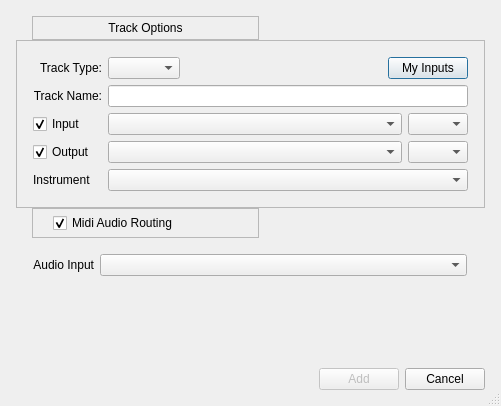
<?xml version="1.0" encoding="UTF-8"?>
<ui version="4.0">
 <class>CreateTrackBase</class>
 <widget class="QDialog" name="CreateTrackBase">
  <property name="windowModality">
   <enum>Qt::NonModal</enum>
  </property>
  <property name="geometry">
   <rect>
    <x>0</x>
    <y>0</y>
    <width>501</width>
    <height>406</height>
   </rect>
  </property>
  <property name="windowTitle">
   <string>OOStudio: Create Track</string>
  </property>
  <property name="sizeGripEnabled">
   <bool>true</bool>
  </property>
  <property name="modal">
   <bool>false</bool>
  </property>
  <layout class="QVBoxLayout" name="verticalLayout_4">
   <property name="spacing">
    <number>0</number>
   </property>
   <property name="margin">
    <number>16</number>
   </property>
   <item>
    <layout class="QHBoxLayout" name="horizontalLayout_6">
     <property name="spacing">
      <number>0</number>
     </property>
     <item>
      <spacer name="horizontalSpacer_5">
       <property name="orientation">
        <enum>Qt::Horizontal</enum>
       </property>
       <property name="sizeType">
        <enum>QSizePolicy::Fixed</enum>
       </property>
       <property name="sizeHint" stdset="0">
        <size>
         <width>16</width>
         <height>20</height>
        </size>
       </property>
      </spacer>
     </item>
     <item>
      <widget class="QFrame" name="topLabelFrame">
       <property name="sizePolicy">
        <sizepolicy hsizetype="Expanding" vsizetype="Fixed">
         <horstretch>0</horstretch>
         <verstretch>0</verstretch>
        </sizepolicy>
       </property>
       <property name="frameShape">
        <enum>QFrame::StyledPanel</enum>
       </property>
       <property name="frameShadow">
        <enum>QFrame::Raised</enum>
       </property>
       <layout class="QVBoxLayout" name="verticalLayout_3">
        <property name="spacing">
         <number>0</number>
        </property>
        <property name="leftMargin">
         <number>20</number>
        </property>
        <property name="topMargin">
         <number>4</number>
        </property>
        <property name="rightMargin">
         <number>20</number>
        </property>
        <property name="bottomMargin">
         <number>4</number>
        </property>
        <item>
         <widget class="QLabel" name="topLabel">
          <property name="text">
           <string>Track Options</string>
          </property>
          <property name="alignment">
           <set>Qt::AlignCenter</set>
          </property>
         </widget>
        </item>
       </layout>
      </widget>
     </item>
     <item>
      <spacer name="horizontalSpacer_6">
       <property name="orientation">
        <enum>Qt::Horizontal</enum>
       </property>
       <property name="sizeHint" stdset="0">
        <size>
         <width>40</width>
         <height>20</height>
        </size>
       </property>
      </spacer>
     </item>
    </layout>
   </item>
   <item>
    <widget class="QFrame" name="trackOptionsFrame">
     <property name="frameShape">
      <enum>QFrame::StyledPanel</enum>
     </property>
     <property name="frameShadow">
      <enum>QFrame::Raised</enum>
     </property>
     <layout class="QGridLayout" name="gridLayout_2">
      <property name="margin">
       <number>16</number>
      </property>
      <item row="3" column="0">
       <widget class="QCheckBox" name="chkInput">
        <property name="toolTip">
         <string>Create Input routing</string>
        </property>
        <property name="text">
         <string>Input</string>
        </property>
        <property name="checked">
         <bool>true</bool>
        </property>
       </widget>
      </item>
      <item row="4" column="0">
       <widget class="QCheckBox" name="chkOutput">
        <property name="toolTip">
         <string>Create Output routing</string>
        </property>
        <property name="text">
         <string>Output</string>
        </property>
        <property name="checked">
         <bool>true</bool>
        </property>
       </widget>
      </item>
      <item row="0" column="1">
       <layout class="QHBoxLayout" name="horizontalLayout">
        <property name="leftMargin">
         <number>0</number>
        </property>
        <item>
         <widget class="QComboBox" name="cmbType">
          <property name="sizePolicy">
           <sizepolicy hsizetype="Fixed" vsizetype="Fixed">
            <horstretch>0</horstretch>
            <verstretch>0</verstretch>
           </sizepolicy>
          </property>
          <property name="sizeAdjustPolicy">
           <enum>QComboBox::AdjustToContents</enum>
          </property>
         </widget>
        </item>
        <item>
         <spacer name="horizontalSpacer_2">
          <property name="orientation">
           <enum>Qt::Horizontal</enum>
          </property>
          <property name="sizeHint" stdset="0">
           <size>
            <width>40</width>
            <height>20</height>
           </size>
          </property>
         </spacer>
        </item>
        <item>
         <widget class="QPushButton" name="btnMyInput">
          <property name="text">
           <string>My Inputs</string>
          </property>
         </widget>
        </item>
       </layout>
      </item>
      <item row="0" column="0">
       <widget class="QLabel" name="label">
        <property name="text">
         <string>Track Type:</string>
        </property>
        <property name="alignment">
         <set>Qt::AlignRight|Qt::AlignTrailing|Qt::AlignVCenter</set>
        </property>
       </widget>
      </item>
      <item row="1" column="1">
       <widget class="QLineEdit" name="txtName"/>
      </item>
      <item row="4" column="1">
       <layout class="QHBoxLayout" name="horizontalLayout_4">
        <item>
         <widget class="QComboBox" name="cmbOutput">
          <property name="sizePolicy">
           <sizepolicy hsizetype="Expanding" vsizetype="Fixed">
            <horstretch>0</horstretch>
            <verstretch>0</verstretch>
           </sizepolicy>
          </property>
         </widget>
        </item>
        <item>
         <widget class="QComboBox" name="cmbOutChannel">
          <property name="sizePolicy">
           <sizepolicy hsizetype="Fixed" vsizetype="Fixed">
            <horstretch>0</horstretch>
            <verstretch>0</verstretch>
           </sizepolicy>
          </property>
          <property name="maximumSize">
           <size>
            <width>60</width>
            <height>16777215</height>
           </size>
          </property>
         </widget>
        </item>
       </layout>
      </item>
      <item row="5" column="1">
       <widget class="QComboBox" name="cmbInstrument">
        <property name="sizePolicy">
         <sizepolicy hsizetype="Expanding" vsizetype="Fixed">
          <horstretch>0</horstretch>
          <verstretch>0</verstretch>
         </sizepolicy>
        </property>
        <property name="insertPolicy">
         <enum>QComboBox::InsertAlphabetically</enum>
        </property>
       </widget>
      </item>
      <item row="5" column="0">
       <widget class="QLabel" name="lblInstrument">
        <property name="text">
         <string>Instrument</string>
        </property>
       </widget>
      </item>
      <item row="3" column="1">
       <layout class="QHBoxLayout" name="horizontalLayout_3">
        <item>
         <widget class="QComboBox" name="cmbInput">
          <property name="sizePolicy">
           <sizepolicy hsizetype="MinimumExpanding" vsizetype="Fixed">
            <horstretch>0</horstretch>
            <verstretch>0</verstretch>
           </sizepolicy>
          </property>
          <property name="duplicatesEnabled">
           <bool>false</bool>
          </property>
         </widget>
        </item>
        <item>
         <widget class="QComboBox" name="cmbInChannel">
          <property name="sizePolicy">
           <sizepolicy hsizetype="Fixed" vsizetype="Fixed">
            <horstretch>0</horstretch>
            <verstretch>0</verstretch>
           </sizepolicy>
          </property>
          <property name="maximumSize">
           <size>
            <width>60</width>
            <height>16777215</height>
           </size>
          </property>
         </widget>
        </item>
       </layout>
      </item>
      <item row="1" column="0">
       <widget class="QLabel" name="lblName">
        <property name="sizePolicy">
         <sizepolicy hsizetype="Preferred" vsizetype="Preferred">
          <horstretch>0</horstretch>
          <verstretch>0</verstretch>
         </sizepolicy>
        </property>
        <property name="minimumSize">
         <size>
          <width>0</width>
          <height>0</height>
         </size>
        </property>
        <property name="text">
         <string>Track Name:</string>
        </property>
        <property name="alignment">
         <set>Qt::AlignRight|Qt::AlignTrailing|Qt::AlignVCenter</set>
        </property>
       </widget>
      </item>
     </layout>
    </widget>
   </item>
   <item>
    <layout class="QHBoxLayout" name="horizontalLayout_5">
     <property name="spacing">
      <number>0</number>
     </property>
     <item>
      <spacer name="horizontalSpacer_4">
       <property name="orientation">
        <enum>Qt::Horizontal</enum>
       </property>
       <property name="sizeType">
        <enum>QSizePolicy::Fixed</enum>
       </property>
       <property name="sizeHint" stdset="0">
        <size>
         <width>16</width>
         <height>20</height>
        </size>
       </property>
      </spacer>
     </item>
     <item>
      <widget class="QFrame" name="midiBoxLabelFrame">
       <property name="sizePolicy">
        <sizepolicy hsizetype="Expanding" vsizetype="Fixed">
         <horstretch>0</horstretch>
         <verstretch>0</verstretch>
        </sizepolicy>
       </property>
       <property name="frameShape">
        <enum>QFrame::StyledPanel</enum>
       </property>
       <property name="frameShadow">
        <enum>QFrame::Raised</enum>
       </property>
       <layout class="QVBoxLayout" name="verticalLayout_2">
        <property name="spacing">
         <number>0</number>
        </property>
        <property name="leftMargin">
         <number>20</number>
        </property>
        <property name="topMargin">
         <number>4</number>
        </property>
        <property name="rightMargin">
         <number>20</number>
        </property>
        <property name="bottomMargin">
         <number>4</number>
        </property>
        <item>
         <widget class="QCheckBox" name="midiBox">
          <property name="text">
           <string>Midi Audio Routing</string>
          </property>
          <property name="checked">
           <bool>true</bool>
          </property>
         </widget>
        </item>
       </layout>
      </widget>
     </item>
     <item>
      <spacer name="horizontalSpacer_3">
       <property name="orientation">
        <enum>Qt::Horizontal</enum>
       </property>
       <property name="sizeHint" stdset="0">
        <size>
         <width>40</width>
         <height>20</height>
        </size>
       </property>
      </spacer>
     </item>
    </layout>
   </item>
   <item>
    <widget class="QFrame" name="midiBoxFrame">
     <property name="toolTip">
      <string/>
     </property>
     <layout class="QGridLayout" name="gridLayout" columnstretch="0,1,0,0" columnminimumwidth="0,0,1,1">
      <property name="margin">
       <number>16</number>
      </property>
      <item row="0" column="0">
       <widget class="QLabel" name="lblMonitor">
        <property name="text">
         <string>Audio Input</string>
        </property>
        <property name="alignment">
         <set>Qt::AlignRight|Qt::AlignTrailing|Qt::AlignVCenter</set>
        </property>
       </widget>
      </item>
      <item row="0" column="1">
       <widget class="QComboBox" name="cmbMonitor">
        <property name="sizePolicy">
         <sizepolicy hsizetype="Expanding" vsizetype="Fixed">
          <horstretch>0</horstretch>
          <verstretch>0</verstretch>
         </sizepolicy>
        </property>
       </widget>
      </item>
      <item row="0" column="2" rowspan="2">
       <layout class="QVBoxLayout" name="auxBox">
        <property name="spacing">
         <number>0</number>
        </property>
       </layout>
      </item>
      <item row="0" column="3" rowspan="2">
       <layout class="QVBoxLayout" name="panBox">
        <property name="spacing">
         <number>0</number>
        </property>
       </layout>
      </item>
     </layout>
    </widget>
   </item>
   <item>
    <layout class="QHBoxLayout" name="buttonLayout">
     <property name="topMargin">
      <number>5</number>
     </property>
     <item>
      <spacer name="horizontalSpacer">
       <property name="orientation">
        <enum>Qt::Horizontal</enum>
       </property>
       <property name="sizeHint" stdset="0">
        <size>
         <width>40</width>
         <height>20</height>
        </size>
       </property>
      </spacer>
     </item>
     <item>
      <widget class="QPushButton" name="btnAdd">
       <property name="enabled">
        <bool>false</bool>
       </property>
       <property name="text">
        <string>Add</string>
       </property>
      </widget>
     </item>
     <item>
      <widget class="QPushButton" name="btnCancel">
       <property name="text">
        <string>Cancel</string>
       </property>
      </widget>
     </item>
    </layout>
   </item>
  </layout>
 </widget>
 <layoutdefault spacing="6" margin="11"/>
 <resources/>
 <connections>
  <connection>
   <sender>midiBox</sender>
   <signal>toggled(bool)</signal>
   <receiver>midiBoxFrame</receiver>
   <slot>setEnabled(bool)</slot>
   <hints>
    <hint type="sourcelabel">
     <x>146</x>
     <y>225</y>
    </hint>
    <hint type="destinationlabel">
     <x>251</x>
     <y>286</y>
    </hint>
   </hints>
  </connection>
 </connections>
</ui>
